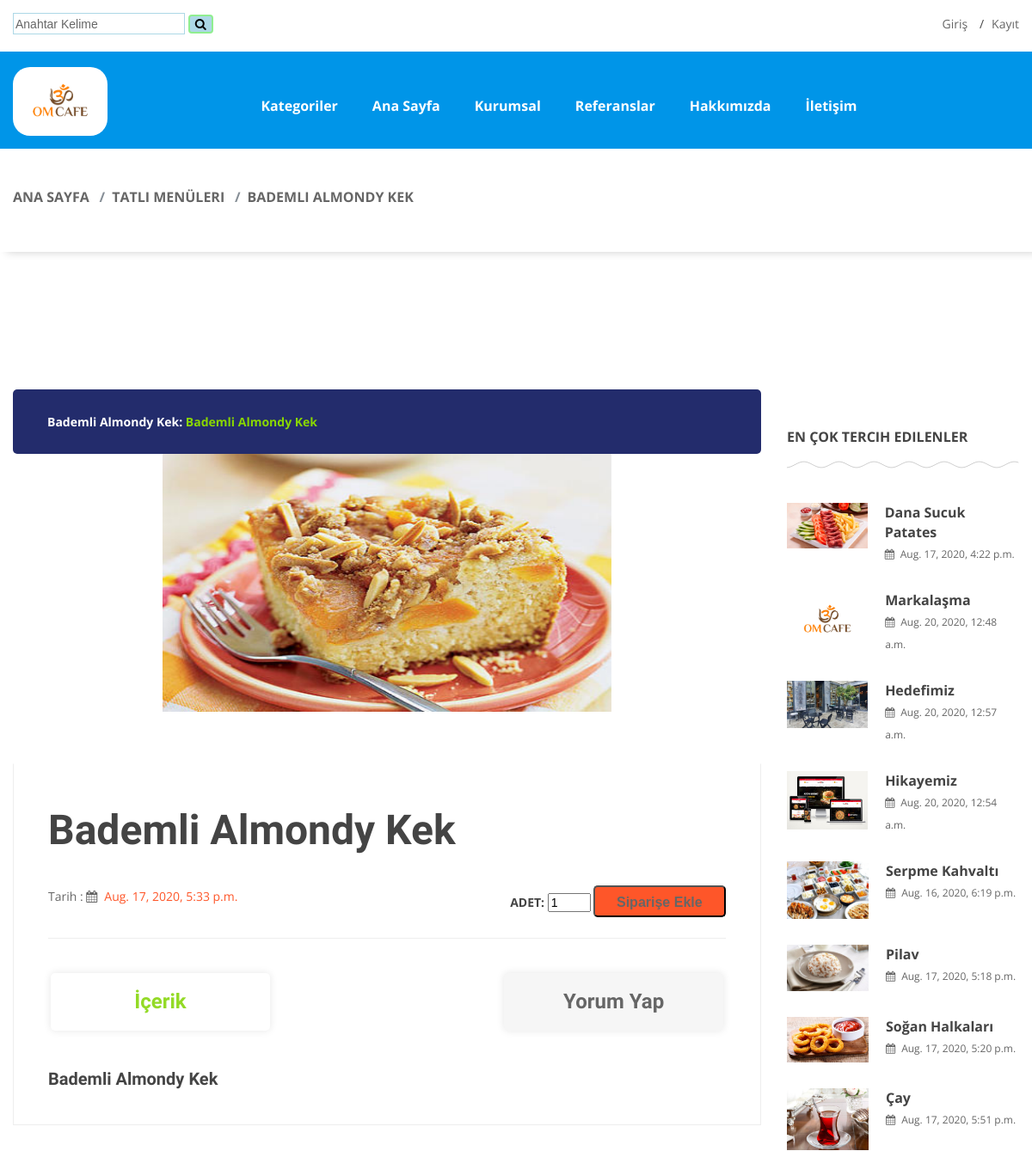
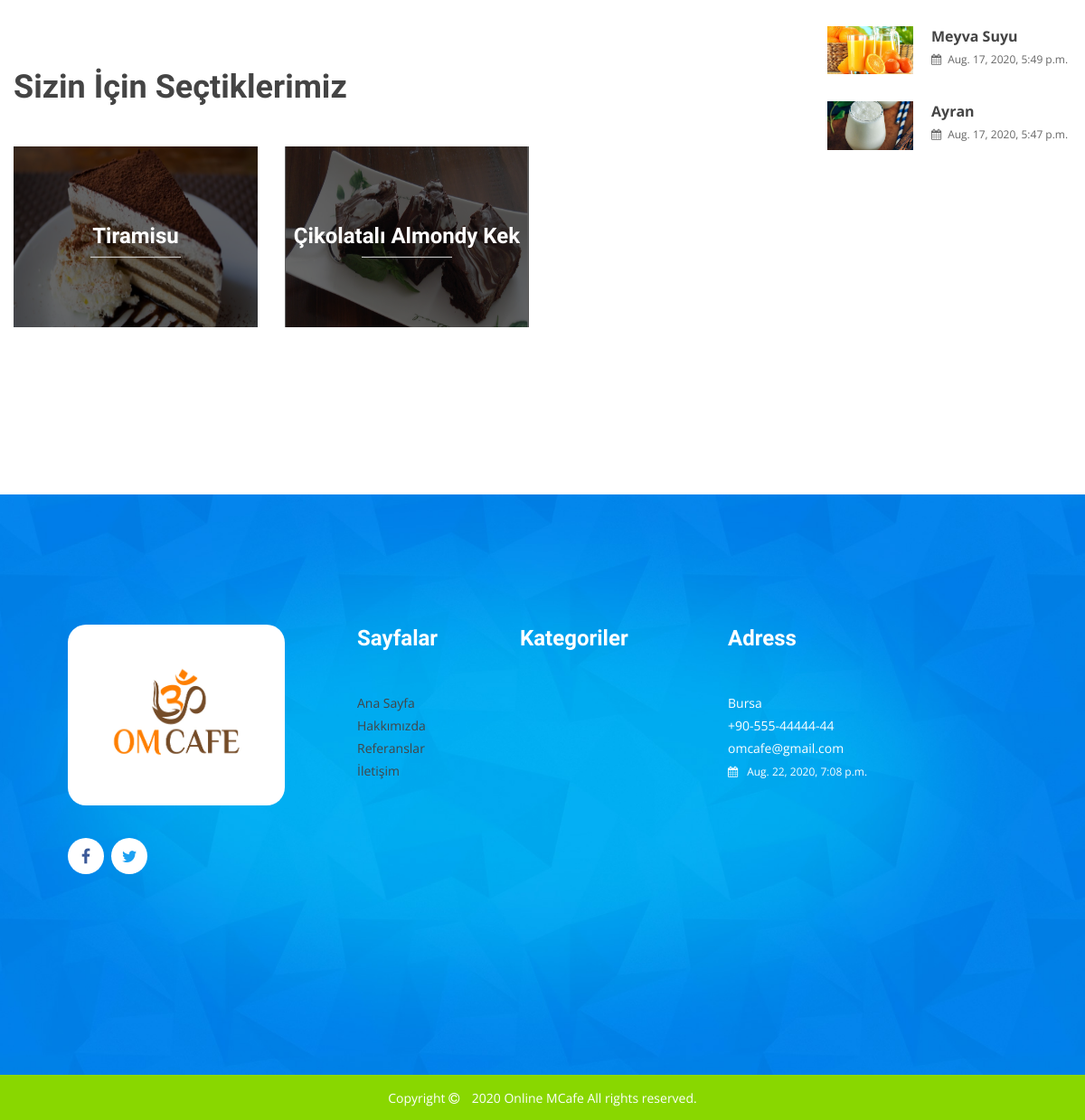
Screenshot of /urun/18/bademli-almondy-kek with the database file from the repository (2 pictures, top to bottom).
### home/models.py (models this page shows, shortened)
class Ayarlar (models.Model):
    STATUS = (
            ('True', 'Evet'),
            ('False', 'Hayır'),
    )
    baslik=models.CharField(blank=True,max_length=150)
    anahtar_kelime=models.CharField(blank=True,max_length=250)
    company=models.CharField(blank=True,max_length=50)
    adress=models.CharField(blank=True,max_length=150)
    phone=models.CharField(blank=True,max_length=20)
    phone_2=models.CharField(blank=True,max_length=20)
    fax=models.CharField(blank=True,max_length=15)
    email=models.CharField(blank=True,max_length=50)
    smtpserver=models.CharField(blank=True,max_length=20)
    smtpemail=models.CharField(blank=True,max_length=20)
    smtp_password=models.CharField(blank=True,max_length=15)
    smtp_port=models.CharField(blank=True,max_length=5)
    icon=models.ImageField (blank=True, upload_to='images/')
    logo=models.ImageField (blank=True, upload_to='images/')
    facebook=models.CharField(blank=True,max_length=255)
    twitter=models.CharField(blank=True,max_length=50)
    instagram=models.CharField(blank=True,max_length=50)
    hakkimizda=RichTextUploadingField()
    iletisim=RichTextUploadingField()
    referanslar=RichTextUploadingField()
    status=models.CharField(blank=True,max_length=10,choices=STATUS)
    create_at=models.DateTimeField (auto_now_add=True)
    update_at=models.DateTimeField (auto_now=True)

### menu/models.py (models this page shows, shortened)
class Categori (MPTTModel):
    STATUS = (
            ('True', 'True'),
            ('False', 'False'),
    )
    TYPE = (
            ('menu', 'menu'),
            ('categori', 'categori'),
    )
    title = models.CharField (max_length=100)
    keywords = models.CharField (blank=True,max_length=255)
    description = models.CharField (max_length=255)
    status= models.CharField (max_length=10, choices=STATUS)
    tip= models.CharField (max_length=10, choices=TYPE,blank=True)
    slug = models.SlugField (null=False,unique=True)
    parent = TreeForeignKey('self',blank=True, null=True ,related_name='children', on_delete=models.CASCADE)
    create_at=models.DateTimeField (auto_now_add=True)
    update_at=models.DateTimeField (auto_now=True)
    def __str__(self):
        full_path=[self.title]
        k=self.parent
        while k is not None:
            full_path.append(k.title)
            k=k.parent
        return '/'.join(full_path[::-1])
    class MPTTMeta:
        order_insertion_by = ['title']

class Urun (models.Model):
    STATUS = (
            ('True', 'True'),
            ('False', 'False'),
    )
    TYPE = (
            ('menu', 'menu'),
            ('Kahvalti', 'Kahvalti'),
            ('Icecek', 'Icecek'),
            ('Diger', 'Diger'),
    )
    Categori = models.ForeignKey(Categori,on_delete=models.CASCADE,null=True)
    title = models.CharField (blank=True,max_length=100)
    keywords = models.CharField (blank=True,max_length=255)
    description = models.CharField (max_length=255)
    image= models.ImageField (blank=True,null=True,upload_to='images/')
    detail=RichTextUploadingField()
    price= models.FloatField (blank=True,null=True)
    tip= models.CharField (max_length=10, choices=TYPE,blank=True)
    slug = models.SlugField (null=False,unique=True)
    status= models.CharField (blank=True,max_length=10, choices=STATUS)
    create_at=models.DateTimeField (auto_now_add=True)
    update_at=models.DateTimeField (auto_now=True)

### home/views.py (the view)
# urls.py: path('urun/<int:id>/<slug:slug>', views.urun_detay,name='urun_detay'),
def urun_detay(request,id,slug):
    ayar= Ayarlar.objects.get(pk=1)
    categori= Categori.objects.filter(tip = "categori")
    menu = Categori.objects.filter(tip = "menu")
    menu_icerik = Urun.objects.filter(tip = "menu")
    products=Urun.objects.get(pk=id)
    images=Images.objects.filter(urun_id=id)
    comment=Comment.objects.filter(urun_id=id,status=True).order_by('-update_at')
    benzer=Urun.objects.filter(Categori_id=products.Categori_id,status=True)[:3]
    soneklenen=Urun.objects.filter(status=True).order_by('-update_at')[:10]
    context={
        'comment':comment,
        'ayar':ayar,
        'products':products,
        'categori':categori,
        'images':images,
        'benzer':benzer,
        'soneklenen':soneklenen,
        'menu':menu,
        'menu_icerik':menu_icerik,
    }
    return render(request, 'urun_detay.html',context)

### home/templates/urun_detay.html (shortened to what this page needs)
{% extends "homebase.html" %}
    {% block header %}
        {% include "header.html" %}
        {% endblock %}
    {% block content %}
        <div class="ht__bradcaump__area">
		{% load static %}
            <div class="ht__bradcaump__container">
                <div class="container">
                    <div class="row">
                        <div class="col-lg-12">
                            <div class="bradcaump__inner text-center">
                                <nav class="bradcaump-inner">
                                  <a class="breadcrumb-item" href="/">Ana Sayfa</a>
								  <a class="breadcrumb-item" href="/categori/{{products.Categori_id}}/{{products.Categori.slug}}">{{ products.Categori }}</a>
                                  <span class="breadcrumb-item active">{{ products.title }}</span>
                                </nav>
                            </div>
                        </div>
                    </div>
                </div>
            </div>
        </div>
		<section class="page-class-details bg--white section-padding--lg">
        	<div class="container">
        		<div class="row">
        			<div class="col-lg-9">
        				<div class="class__quality__desc">
        					<div class="class__thumb">
        						<div class="courses__type d-flex justify-content-between">
        							<ul class="d-flex">
        								<li><b>{{products.title}}:</b> <span><b>{{products.description}}</b></span></li>
        							</ul>
        						</div>
        						<div class="slide__carosel owl-carousel owl-theme" style="height:360px;width:60%;margin-left:20%;">
								<div style ="background-image:url('{{ products.image.url }}');height:300px;
												background-size:100% 100%;
												transition:.4s;
												">
													<div class="container" >
														<div class="row">
															<div class="col-md-12 col-lg-12 col-sm-12">
															</div>
														</div>
													</div>
												</div>
											</div>
        					</div>
							<div class="class-details-inner">
								<div class="courses__inner">
									<h2><b>{{products.title}}</b></h2>
									<ul>
										<li>Tarih :  <i class="fa fa-calendar"></i><span>{{products.create_at}}</span></li>
										<form action="/order/addurun/{{products.id}}" method="post">
											<span class="text-uppercase"><b>Adet:</b></span>
											<input name="quantity" class="input-box" style="width:50px;"type="number" min='0' value='1'>
											<input type="submit" class="dcare__btn btn__gray min__height-btn" value="Siparişe Ekle">
                                </form>
									</ul></div>
								<div class="class__nav nav justify-content-between" role="tablist">
		                            <a class="nav-item nav-link active" data-toggle="tab" href="#nav-teacher" role="tab">İçerik</a>
		                            <a class="nav-item nav-link" data-toggle="tab" href="#nav-review" role="tab">Yorum Yap</a>
	                        	</div>
	                        	<div class="class__tab__content--inner">
	                        		<div class="teacher__view single-class-content tab-pane fade show active" id="nav-teacher" role="tablist">
	                        			{{products.detail|safe}}
	                        		</div>
	                        	</div>
							</div>
							<div class="related__class__wrapper">
								<h2 class="title">Sizin İçin Seçtiklerimiz</h2>
								<div class="row">
										{% for rs in benzer  %}
										{% if rs.id != products.id %}
									<div class="col-lg-4 col-md-6 col-sm-6 col-12">
										<div class="related__classs" >
											<div class="calss__thumb">
												<a href="/urun/{{rs.id}}/{{rs.slug}}">
													<img style="height:200px;" src="{{rs.image.url}}" alt="class images"/>
												</a>
											</div>
											<div class="class__details">
												<h2><a href="/urun/{{rs.id}}/{{rs.slug}}">{{rs.title}}</a></h2>
											</div>
										</div>
									</div>
									{%endif%}
									{% endfor %}
								</div>
							</div>
        				</div>
        			</div>
        			<div class="col-lg-3">
        				<div class="sidebar__widgets sidebar--right">
        					<div class="single__widget recent__post">
        						<h4>En Çok Tercih Edilenler </h4>
								<ul>
									{%  for rs in soneklenen %}
									{% if rs.tip != 'Menu' %}
									<li>
										<a href="/urun/{{rs.id}}/{{rs.slug}}"><img src="{{rs.image.url}}" alt="post images"></a>
										<div class="post__content">
											<h6><a href="/urun/{{rs.id}}/{{rs.slug}}">{{rs.title}}</a></h6>
											<span class="date"><i class="fa fa-calendar"></i>{{rs.create_at}}</span>
										</div>
									</li>
									{% endif %}
									{% endfor %}
								</ul>
        					</div>
        				</div>
        			</div>
        		</div>
        	</div>
        </section>
        {% endblock %}

### home/templates/header.html (shortened to what this page needs)
<header id="header" class="jnr__header header--one clearfix">
    <div class="junior__header__top">
        <div class="container" style="margin-top:5px;margin-bottom:10px;">
            <div class="row">
                <div class="col-md-5 col-lg-6 col-sm-12">
                    <form action="/search/" class="single__widget search" method="post">
                        <input id="query" name="query" type="text" placeholder="Anahtar Kelime" style="width:200px;height:25px;border:1px solid lightblue;" />
                        <button type="submit" style="border-radius:4px;border:2px solid lightgreen;background-color:lightblue;"><i class="fa fa-search"></i></button>
                    </form>
                </div>
                <div class="col-md-5 col-lg-6 col-sm-12" style="float:right;">
                    <div class="jun__header__top__right">
                        {% if user.id is None %}
                        <ul class="accounting d-flex justify-content-lg-end justify-content-md-end justify-content-start align-items-center">
                            <li><a href="/login/">Giriş</a></li>
                            <li><a href="/join/">Kayıt</a></li>
                        </ul>
                        {% endif %}
                    </div>
                </div>
            </div>
        </div>
    </div>
    {% load static %}
    <div class="mainmenu__wrapper bg__cat--1 poss-relative  ">
        <div class="container">
            <div class="row d-none d-lg-flex">
                <div class="col-sm-4 col-md-6 col-lg-2 order-1 order-lg-1">
                    <div class="logo">
                        <a href="/">
                            <img src="{{ ayar.logo.url }} " alt="logo images" style="width:110px;height:80px;border-radius:20px;background-size:150px 150px;margin-top:-10px;">
                        </a>
                    </div>
                </div>
                <div class="col-sm-4 col-md-2 col-lg-9 order-3 order-lg-2">
                    <div class="mainmenu__wrap">
                        <nav class="mainmenu__nav">
                            <ul class="mainmenu">
                                <li class="drop"><a href="" onclick="return false">Kategoriler</a> {% load mptt_tags %}
                                </li>
                                <li><a href="/">Ana Sayfa</a></li>
                                {% for rs in menu %}
                                <li class="drop"><a href="" onclick="return false">{{rs.title}}</a>
                                </li>
                                {% endfor %}
                                <li><a href="/referans">Referanslar</a></li>
                                <li><a href="/hakimizda">Hakkımızda</a></li>
                                <li><a href="/iletisim">İletişim</a></li>
                            </ul>
                        </nav>
                    </div>
                </div>
            </div>
        </div>
    </div>
</header>

### home/templates/footer.html (shortened to what this page needs)
{% load static %}
<footer id="footer" class="footer-area footer--2">
    <div class="footer__wrapper bg-image--10 section-padding--lg">
        <div class="container" style="width:90%;margin-left:5%;">
            <div class="row">
                <div class="col-lg-3 col-md-6 col-sm-12" style="margin-right:50px;">
                    <div class="footer__widget">
                        <div class="ft__logo">
                            <a href="/">
                                <img src=" {{ayar.logo.url}}" alt="logo images" style="width:400px;height:200px;border-radius:20px;">
                            </a>
                        </div>
                        <div class="ftr__address__inner">
                            <div class="footer__social__icon">
                                <ul class="dacre__social__link--2 d-flex justify-content-start">
                                    <li class="facebook"><a href="{{ayar.facebook}}"><i class="fa fa-facebook"></i></a></li>
                                    <li class="twitter"><a href="{{ayar.twitter}}"><i class="fa fa-twitter"></i></a></li>
                                </ul>
                            </div>
                        </div>
                    </div>
                </div>
                <div class="col-lg-2 col-md-6 col-sm-12 md-mt-40 sm-mt-40">
                    <div class="footer__widget">
                        <h4>Sayfalar</h4>
                        <div class="footer__innner">
                            <div class="ftr__latest__post">
                                <ul>
                                    <li><a href="/">Ana Sayfa</a></li>
                                    <li><a href="/hakimizda">Hakkımızda</a></li>
                                    <li><a href="/referans">Referanslar</a></li>
                                    <li><a href="/iletisim">İletişim</a></li>
                                </ul>
                            </div>
                        </div>
                    </div>
                </div>
                <div class="col-lg-2 col-md-6 col-sm-12 md-mt-40 sm-mt-40" style="margin-right:50px;">
                    <div class="footer__widget">
                        <h4>Kategoriler</h4>
                                {% load mptt_tags %}
                    </div>
                </div>
                <div class="col-lg-3 col-md-6 col-sm-12 md-mt-40 sm-mt-40">
                    <div class="footer__widget">
                        <h4>Adress</h4>
                        <div class="footer__innner">
                            <div class="dcare__twit__wrap">
                                <div class="dcare__twit d-flex">
                                    <div class="dcare__twit__details">
                                        <p>{{ayar.adress}}</p>
                                        <p>{{ayar.phone}}</p>
                                        <p>{{ayar.email}}</p>
                                        <span><i class="fa fa-calendar"></i>{{ayar.update_at}}</span>
                                    </div>
                                </div>
                            </div>
                        </div>
                    </div>
                </div>
            </div>
        </div>
    </div>
    <div class="copyright  bg--theme">
        <div class="container">
            <div class="row align-items-center copyright__wrapper justify-content-center">
                <div class="col-lg-12 col-sm-12 col-md-12">
                    <div class="coppy__right__inner text-center">
                        <p>Copyright <i class="fa fa-copyright"></i> 2020 <a href="/" target="_blank">{{ayar.baslik}}</a> All rights reserved. </p>
                    </div>
                </div>
            </div>
        </div>
    </div>
</footer>

### rows the page displays
Ayarlar: logo (picture), adress "Bursa", phone "+90-555-44444-44", email "omcafe@gmail.com", update_at "Aug. 22, 2020, 7:08 p.m.", baslik "Online MCafe"
Categori: title "Kurumsal"
Urun: Categori "TATLI MENÜLERI", title "BADEMLI ALMONDY KEK", title "Bademli Almondy Kek", description "Bademli Almondy Kek", image (picture), create_at "Aug. 17, 2020, 5:33 p.m.", detail "Bademli Almondy Kek"
Urun: image (picture), title "Tiramisu"
Urun: image (picture), title "Çikolatalı Almondy Kek"
Urun: image (picture), title "Dana Sucuk Patates", create_at "Aug. 17, 2020, 4:22 p.m."
Urun: image (picture), title "Markalaşma", create_at "Aug. 20, 2020, 12:48 a.m."
Urun: image (picture), title "Hedefimiz", create_at "Aug. 20, 2020, 12:57 a.m."
Urun: image (picture), title "Hikayemiz", create_at "Aug. 20, 2020, 12:54 a.m."
Urun: image (picture), title "Serpme Kahvaltı", create_at "Aug. 16, 2020, 6:19 p.m."
Urun: image (picture), title "Pilav", create_at "Aug. 17, 2020, 5:18 p.m."
Urun: image (picture), title "Soğan Halkaları", create_at "Aug. 17, 2020, 5:20 p.m."
Urun: image (picture), title "Çay", create_at "Aug. 17, 2020, 5:51 p.m."
Urun: image (picture), title "Meyva Suyu", create_at "Aug. 17, 2020, 5:49 p.m."
Urun: image (picture), title "Ayran", create_at "Aug. 17, 2020, 5:47 p.m."
